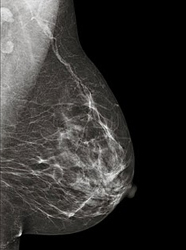
#> input picture PD/analise_img/img_teste.jpg, 186 x 250 px, found by its file name
$ python analise_img_cancer.py
#> lines starting #> are read from the running program, lines starting #| are printed output that depends on the picture; after the words box and inside, x2 and y2 are one past the last pixel; in counts of white or black regions, pixels touching at a corner belong together
import cv2
import numpy as np

# Carregar a imagem de mamografia
imagem = cv2.imread('C:/PD/PD/analise_img/img_teste.jpg', 0)  # Carrega a imagem em escala de cinza
#> imagem: shape (250, 186); min 0, max 255, mean 51.2

# Pré-processamento: Remoção de ruído com Filtro Gaussiano
imagem_suavizada = cv2.GaussianBlur(imagem, (5, 5), 0)
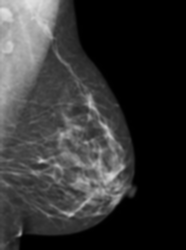
#> imagem_suavizada: shape (250, 186); min 0, max 224, mean 51.3

# Ajuste de contraste com equalização de histograma
imagem_contraste = cv2.equalizeHist(imagem_suavizada)
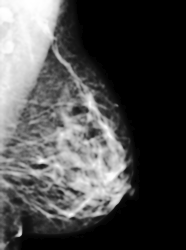
#> imagem_contraste: shape (250, 186); min 0, max 255, mean 75.2

# Segmentação com detecção de bordas usando Canny
bordas = cv2.Canny(imagem_contraste, 100, 200)
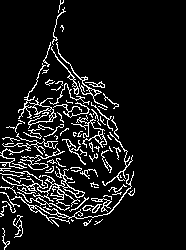
#> bordas: shape (250, 186); 9.2% white in thin lines or dots, all inside (x1, y1, x2, y2) = (0, 0, 135, 250)

# Destacar a área de maior intensidade (supostamente regiões anômalas)
contornos, _ = cv2.findContours(bordas, cv2.RETR_EXTERNAL, cv2.CHAIN_APPROX_SIMPLE)
#> contornos = 90 contours, 73 with area under 20; largest, box (x1, y1, x2, y2) and area: (2, 166, 85, 207) 252, (18, 63, 57, 129) 178, (11, 171, 134, 224) 128, (56, 42, 108, 108) 105, (20, 159, 49, 170) 92
imagem_segmentada = np.zeros_like(imagem)
cv2.drawContours(imagem_segmentada, contornos, -1, (255), 1)
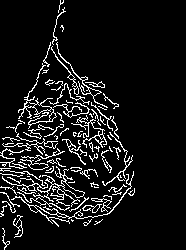
#> imagem_segmentada: shape (250, 186); 8.9% white in thin lines or dots, all inside (x1, y1, x2, y2) = (0, 0, 135, 250)

# Mostrar e salva a imagem segmentada
cv2.imwrite('C:/PD/PD/analise_img/imagem_analisada/imagemsegmentada.jpg', imagem_segmentada)
cv2.imshow('Imagem Segmentada', imagem_segmentada)
cv2.waitKey(0)
cv2.destroyAllWindows()

# Inferência básica: Se há muitos contornos (possível anomalia)
if len(contornos) > 10:  # Um número arbitrário de contornos
    print("Possível presença de câncer (análise superficial).")
else:
    print("Ausência de sinais de câncer evidentes.")
